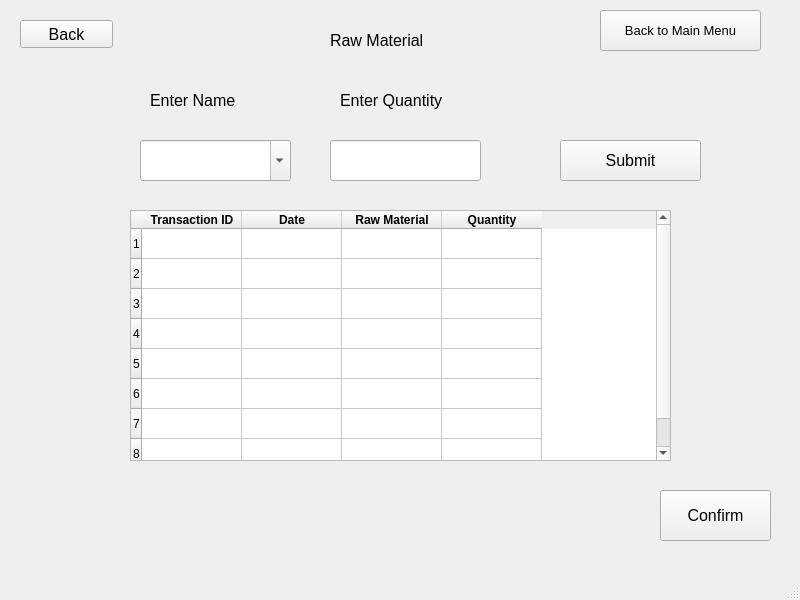
<?xml version="1.0" encoding="UTF-8"?>
<ui version="4.0">
 <class>MainWindow</class>
 <widget class="QMainWindow" name="MainWindow">
  <property name="geometry">
   <rect>
    <x>0</x>
    <y>0</y>
    <width>800</width>
    <height>600</height>
   </rect>
  </property>
  <property name="windowTitle">
   <string>MainWindow</string>
  </property>
  <widget class="QWidget" name="centralwidget">
   <widget class="QLabel" name="label">
    <property name="geometry">
     <rect>
      <x>150</x>
      <y>80</y>
      <width>141</width>
      <height>41</height>
     </rect>
    </property>
    <property name="font">
     <font>
      <pointsize>12</pointsize>
     </font>
    </property>
    <property name="text">
     <string>Enter Name</string>
    </property>
   </widget>
   <widget class="QPushButton" name="back_add_rm">
    <property name="geometry">
     <rect>
      <x>20</x>
      <y>20</y>
      <width>93</width>
      <height>28</height>
     </rect>
    </property>
    <property name="font">
     <font>
      <pointsize>12</pointsize>
     </font>
    </property>
    <property name="text">
     <string>Back</string>
    </property>
   </widget>
   <widget class="QLabel" name="label_2">
    <property name="geometry">
     <rect>
      <x>340</x>
      <y>80</y>
      <width>191</width>
      <height>41</height>
     </rect>
    </property>
    <property name="font">
     <font>
      <pointsize>12</pointsize>
     </font>
    </property>
    <property name="text">
     <string>Enter Quantity</string>
    </property>
   </widget>
   <widget class="QLineEdit" name="rm_qty">
    <property name="geometry">
     <rect>
      <x>330</x>
      <y>140</y>
      <width>151</width>
      <height>41</height>
     </rect>
    </property>
    <property name="font">
     <font>
      <pointsize>12</pointsize>
     </font>
    </property>
   </widget>
   <widget class="QComboBox" name="rm_name">
    <property name="geometry">
     <rect>
      <x>140</x>
      <y>140</y>
      <width>151</width>
      <height>41</height>
     </rect>
    </property>
    <property name="font">
     <font>
      <pointsize>12</pointsize>
     </font>
    </property>
    <property name="editable">
     <bool>true</bool>
    </property>
    <item>
     <property name="text">
      <string/>
     </property>
    </item>
    <item>
     <property name="text">
      <string>2/20</string>
     </property>
    </item>
    <item>
     <property name="text">
      <string>2/50</string>
     </property>
    </item>
    <item>
     <property name="text">
      <string>5/50</string>
     </property>
    </item>
   </widget>
   <widget class="QPushButton" name="rm_submit">
    <property name="geometry">
     <rect>
      <x>560</x>
      <y>140</y>
      <width>141</width>
      <height>41</height>
     </rect>
    </property>
    <property name="font">
     <font>
      <pointsize>12</pointsize>
     </font>
    </property>
    <property name="text">
     <string>Submit</string>
    </property>
   </widget>
   <widget class="QLabel" name="label_3">
    <property name="geometry">
     <rect>
      <x>330</x>
      <y>20</y>
      <width>151</width>
      <height>41</height>
     </rect>
    </property>
    <property name="font">
     <font>
      <pointsize>12</pointsize>
     </font>
    </property>
    <property name="text">
     <string>Raw Material</string>
    </property>
   </widget>
   <widget class="QTableWidget" name="rm_addtable">
    <property name="geometry">
     <rect>
      <x>130</x>
      <y>210</y>
      <width>541</width>
      <height>251</height>
     </rect>
    </property>
    <property name="rowCount">
     <number>8</number>
    </property>
    <property name="columnCount">
     <number>4</number>
    </property>
    <row/>
    <row/>
    <row/>
    <row/>
    <row/>
    <row/>
    <row/>
    <row/>
    <column>
     <property name="text">
      <string>Transaction ID</string>
     </property>
     <property name="font">
      <font>
       <weight>75</weight>
       <bold>true</bold>
       <underline>false</underline>
       <strikeout>false</strikeout>
      </font>
     </property>
    </column>
    <column>
     <property name="text">
      <string>Date</string>
     </property>
     <property name="font">
      <font>
       <weight>75</weight>
       <bold>true</bold>
      </font>
     </property>
    </column>
    <column>
     <property name="text">
      <string>Raw Material</string>
     </property>
     <property name="font">
      <font>
       <weight>75</weight>
       <bold>true</bold>
      </font>
     </property>
    </column>
    <column>
     <property name="text">
      <string>Quantity</string>
     </property>
     <property name="font">
      <font>
       <weight>75</weight>
       <bold>true</bold>
      </font>
     </property>
    </column>
    <item row="0" column="0">
     <property name="text">
      <string/>
     </property>
     <property name="flags">
      <set>ItemIsSelectable|ItemIsDragEnabled|ItemIsEnabled</set>
     </property>
    </item>
    <item row="0" column="1">
     <property name="text">
      <string/>
     </property>
     <property name="flags">
      <set>ItemIsSelectable|ItemIsDragEnabled|ItemIsEnabled</set>
     </property>
    </item>
    <item row="1" column="0">
     <property name="text">
      <string/>
     </property>
     <property name="flags">
      <set>ItemIsSelectable|ItemIsDragEnabled|ItemIsEnabled</set>
     </property>
    </item>
    <item row="1" column="1">
     <property name="flags">
      <set>ItemIsSelectable|ItemIsDragEnabled|ItemIsEnabled</set>
     </property>
    </item>
    <item row="1" column="2"/>
    <item row="2" column="0">
     <property name="flags">
      <set>ItemIsSelectable|ItemIsDragEnabled|ItemIsEnabled</set>
     </property>
    </item>
    <item row="2" column="1">
     <property name="flags">
      <set>ItemIsSelectable|ItemIsDragEnabled|ItemIsEnabled</set>
     </property>
    </item>
    <item row="3" column="0">
     <property name="flags">
      <set>ItemIsSelectable|ItemIsDragEnabled|ItemIsEnabled</set>
     </property>
    </item>
    <item row="3" column="1">
     <property name="flags">
      <set>ItemIsSelectable|ItemIsDragEnabled|ItemIsEnabled</set>
     </property>
    </item>
    <item row="4" column="0">
     <property name="flags">
      <set>ItemIsSelectable|ItemIsDragEnabled|ItemIsEnabled</set>
     </property>
    </item>
    <item row="4" column="1">
     <property name="flags">
      <set>ItemIsSelectable|ItemIsDragEnabled|ItemIsEnabled</set>
     </property>
    </item>
    <item row="5" column="0">
     <property name="flags">
      <set>ItemIsSelectable|ItemIsDragEnabled|ItemIsEnabled</set>
     </property>
    </item>
    <item row="5" column="1">
     <property name="flags">
      <set>ItemIsSelectable|ItemIsDragEnabled|ItemIsEnabled</set>
     </property>
    </item>
    <item row="6" column="0">
     <property name="flags">
      <set>ItemIsSelectable|ItemIsDragEnabled|ItemIsEnabled</set>
     </property>
    </item>
    <item row="6" column="1">
     <property name="flags">
      <set>ItemIsSelectable|ItemIsDragEnabled|ItemIsEnabled</set>
     </property>
    </item>
    <item row="7" column="0">
     <property name="flags">
      <set>ItemIsSelectable|ItemIsDragEnabled|ItemIsEnabled</set>
     </property>
    </item>
    <item row="7" column="1">
     <property name="flags">
      <set>ItemIsSelectable|ItemIsDragEnabled|ItemIsEnabled</set>
     </property>
    </item>
   </widget>
   <widget class="QPushButton" name="pushButton">
    <property name="geometry">
     <rect>
      <x>600</x>
      <y>10</y>
      <width>161</width>
      <height>41</height>
     </rect>
    </property>
    <property name="font">
     <font>
      <pointsize>10</pointsize>
     </font>
    </property>
    <property name="text">
     <string>Back to Main Menu</string>
    </property>
   </widget>
   <widget class="QPushButton" name="rm_confirm">
    <property name="geometry">
     <rect>
      <x>660</x>
      <y>490</y>
      <width>111</width>
      <height>51</height>
     </rect>
    </property>
    <property name="font">
     <font>
      <pointsize>12</pointsize>
     </font>
    </property>
    <property name="text">
     <string>Confirm</string>
    </property>
   </widget>
  </widget>
  <widget class="QMenuBar" name="menubar">
   <property name="geometry">
    <rect>
     <x>0</x>
     <y>0</y>
     <width>800</width>
     <height>26</height>
    </rect>
   </property>
  </widget>
  <widget class="QStatusBar" name="statusbar"/>
 </widget>
 <resources/>
 <connections/>
</ui>
